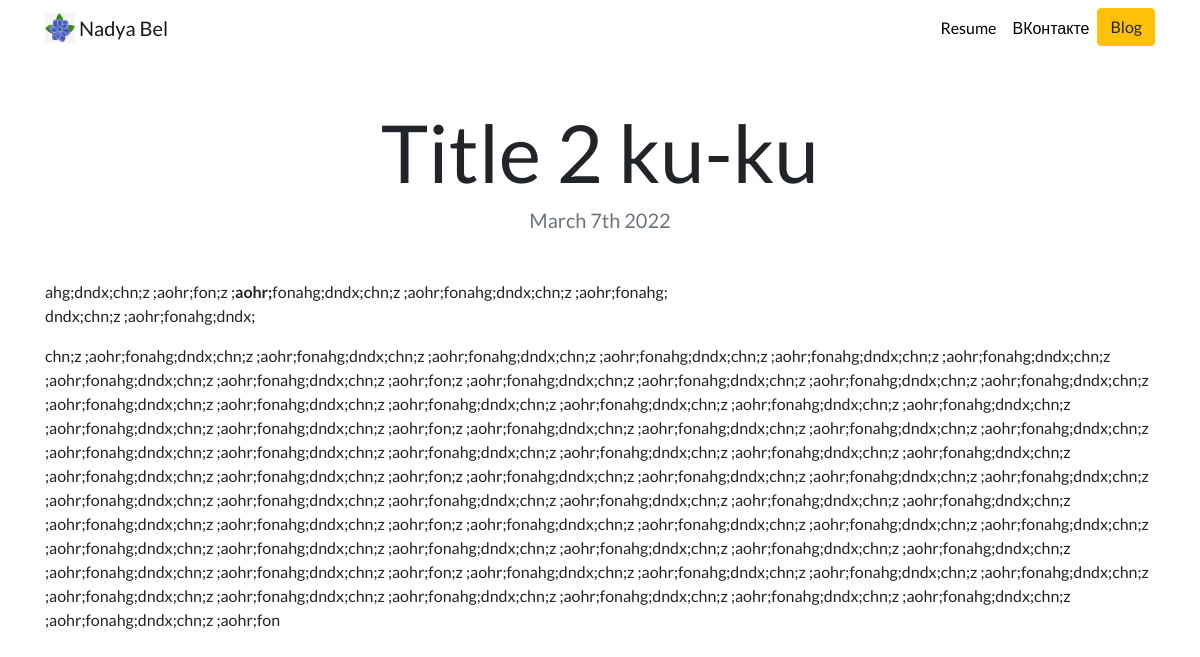
Page /blog/7/ on the committed database.
### blog/models.py (models this page shows, shortened)
class Blog(models.Model):
    title = models.CharField(max_length=200)
    description = models.TextField()
    date = models.DateField()

### blog/views.py (the view)
# urls.py: path('<int:blog_id>/', views.detail, name='detail'),
def detail(request, blog_id):
    blog = get_object_or_404(Blog, pk=blog_id)
    return render(request, 'blog/detail.html', {'blog':blog})

### blog/templates/blog/detail.html
{% extends "portfolio/base.html" %}
{% load static %}
{% block content %}
<h1 class="text-center mt-5" id="blogdetailtitle">{{ blog.title }}</h1>
<h5 class="text-center text-muted mb-5">{{ blog.date|date:'F jS Y' }}</h5>
{{ blog.description|safe }}
{% endblock %}

### portfolio/static/portfolio/custom.css (style rules this page uses)
body { font-family: 'Lato', sans-serif; }
@media (min-width: 992px) { #blogdetailtitle { font-size: 5rem; } }

### rows in the picture
Blog: title "Title 2 ku-ku", date "March 7th 2022", description "ahg;dndx;chn;z ;aohr;fon;z ; aohr; fonahg;dndx;chn;z ;aohr;fonahg;dndx;chn;z ;aohr;fonahg; dndx;chn;z ;aohr;fonahg;dndx; chn;z ;aohr;fonahg;dndx;chn;z ;aohr;fonahg;dndx;chn;z ;aohr;fonahg;dndx;chn;z ;aohr;fonahg;dndx;chn;z ;aohr;fonahg;dndx;chn;z ;aohr;fonahg;dndx;chn;z ;aohr;fonahg;dndx;chn;z ;aohr;fonahg;dndx;chn;z ;aohr;fon;z ;aohr;fonahg;dndx;chn;z ;aohr;fonahg;dndx;chn;z ;aohr;fonahg;dndx;chn;z ;aohr;fonahg;dndx;chn;z ;aohr;fonahg;dndx;chn;z ;aohr;fonahg;dndx;chn;z ;aohr;fonahg;dndx;chn;z ;aohr;fonahg;dndx;chn;z ;aohr;fonahg;dndx;chn;z ;aohr;fonahg;dndx;chn;z ;aohr;fonahg;dndx;chn;z ;aohr;fonahg;dndx;chn;z ;aohr;fon;z ;aohr;fonahg;dndx;chn;z ;aohr;fonahg;dndx;chn;z…"
